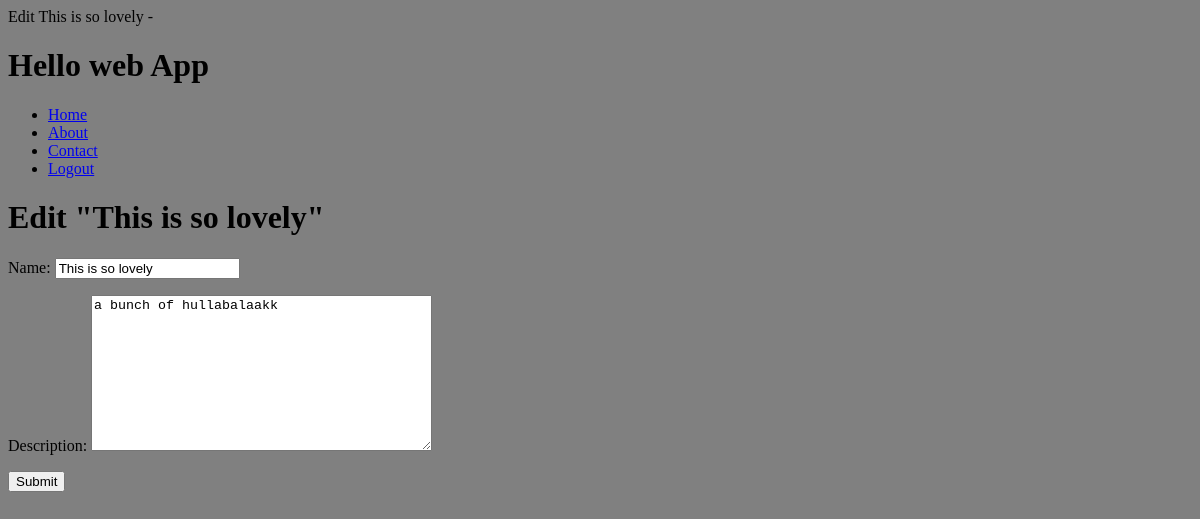
/things/my-first-lovely-thing/edit/ (signed in), run on an earlier commit of the app's database.
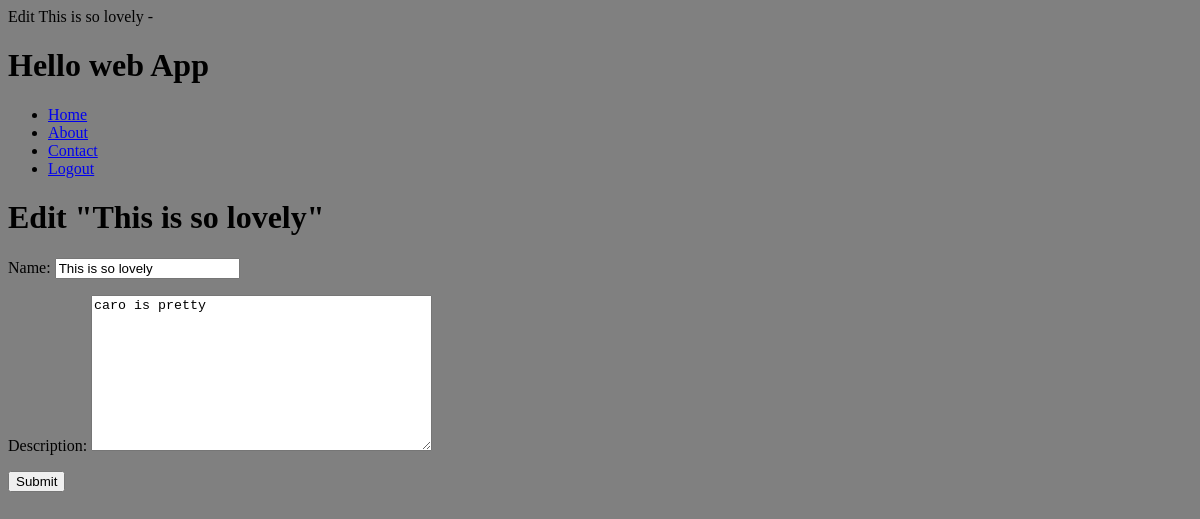
And on a later commit of the database.
### collection/models.py (models this page shows)
class Thing(models.Model):
	name =models.CharField(max_length=255)
	description =models.TextField()
	slug=models.SlugField(unique=True)
	user=models.OneToOneField(User, blank=True,null=True)

### collection/views.py (the view)
@login_required
def edit_thing(request, slug):
	thing= Thing.objects.get(slug=slug)
	form_class =ThingForm
	if request.method == 'POST':
		form=form_class(data=request.POST, instance=thing)
		if form.is_valid():
			form.save()
			return redirect('thing_detail', slug=thing.slug)
	else:
		form=form_class(instance=thing)
		return render(request, 'things/edit_thing.html', {
		'thing':thing,
		'form' : form,
		})

### collection/forms.py
class ThingForm(ModelForm):
	class Meta:
		model=Thing
		fields =('name', 'description',)

### collection/templates/things/edit_thing.html (shortened to what this page needs)
{% extends 'layouts/base.html'%}
{% block title %}
 Edit {{ thing.name }} - {{ block.super }}
 {%endblock%}
{% block content %}
      <h1> Edit "{{thing.name }}" </h1>
       <form role="form" action=" " method="post">
       	{{form.as_p}}
       	<button type="submit">Submit</button>
       </form>
	{% endblock%}

What changed in the data, as far as the page shows it:
changed Thing "This is so lovely": description "a bunch of hullabalaakk" → "caro is pretty"
